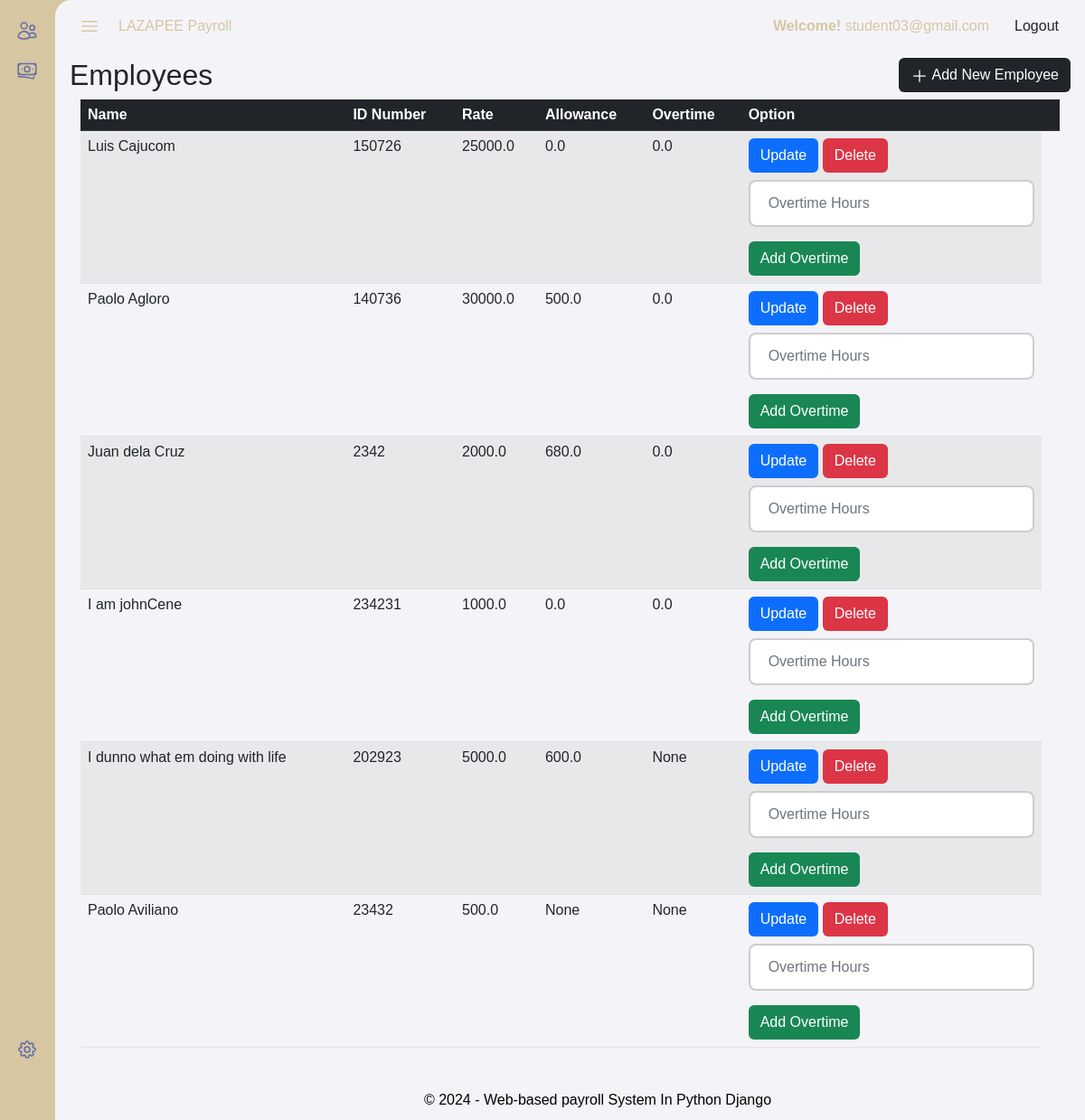
The page /view_employee/2/ on the database its author committed.
### payroll_app/models.py (models this page shows, shortened)
class Account(models.Model):
    user = models.CharField(max_length=300)
    password = models.CharField(max_length=300)

class Employee(models.Model):
    name = models.CharField(max_length=100)
    id_number = models.CharField(max_length=20)
    rate = models.FloatField()
    overtime_pay = models.FloatField(null=True, blank=True)
    allowance = models.FloatField(null=True, blank=True)

### payroll_app/views.py (the view)
# urls.py: path('view_employee/<int:pk>/', views.employee, name='employee'),
def employee(request,pk):
    global id
    d = get_object_or_404(Account, pk=pk)
    id = d.user
    e = Employee.objects.all()
    return render(request, 'Content/Employee/employee_info.html',
                  {'d': d,
                   'id':id,
                   'employee': e})

### payroll_app/templates/Content/Employee/employee_info.html
{% extends 'Framework/navbar.html' %}
{% load static %}
{% block content %}
<h2 style="float: left; ">Employees</h2>
<a  style="float: right;" href="{% url 'add_employee' id=id %}" class="btn btn-dark" style="float: left; margin-right: 30px; margin-bottom: 10px;">
    <svg style="width: 20px; "xmlns="http://www.w3.org/2000/svg" fill="none" viewBox="0 0 24 24" stroke-width="1.5" stroke="currentColor" class="w-6 h-6">
        <path stroke-linecap="round" stroke-linejoin="round" d="M12 4.5v15m7.5-7.5h-15" />
      </svg> Add New Employee </a>
<div class="container">
    <table class="table table-striped">
        <thead >
            <tr>
                <th class="table-dark" scope="col"> Name </th>
                <th class="table-dark" scope="col"> ID Number </th>
                <th class="table-dark" scope="col"> Rate </th>
                <th class="table-dark" scope="col"> Allowance </th>
                <th class="table-dark" scope="col"> Overtime </th>
                <th class="table-dark" scope="col"> Option </th>
                <th class="table-dark" scope="col"> </th>
            </tr>
        </thead>
        <tbody>
            {% for e in employee %}
            <tr>
                <td> {{ e.name }} </td>
                <td> {{ e.id_number }} </td>
                <td> {{ e.rate }} </td>
                <td> {{ e.allowance }} </td>
                <td> {{ e.overtime_pay }} </td>
                <td>
                    <a href="{%url 'update_employee'  pk=e.pk id=id %}"  class="btn btn-primary">Update</a>
                    <a href="#"  class="btn btn-danger">Delete</a>
                    <input type="text" class="form-control mb-3"  placeholder="Overtime Hours">
                    <a type="button" class="btn btn-success">Add Overtime</a>
                </td>
             </tr>
            {% endfor %}
        </tbody>
    </table>
</div>
{% endblock %}

### payroll_app/templates/Framework/navbar.html (shortened to what this page needs)
{% load static %}
<html>
  <head>
      <link rel="stylesheet" href="{% static '/bootstrap/css/custom.css' %}">
      <link rel="stylesheet" href="{% static '/bootstrap/css/bootstrap.min.css' %}">
      <link rel="stylesheet" href="{% static '/bootstrap/css/custom.css' %}">
    <link rel="stylesheet" href="{% static 'style.css' %}">
</head>
<body>
{%url 'dashboards' as dashboard%}
{% url 'supply' as supply%}
{% url 'bottles' as bottle%}
    <nav id="mySidebar" class="sidenav">
        <div class="sidebar-top">
            <a class="sidebar-nav-ext"  href="{% url 'employee'  pk=d.pk%}" onclick="handleNavClick(this)">
            </a>
            <a class="sidebar-nav-ext"  href="{% url 'payslips'  pk=d.pk%}" onclick="handleNavClick(this)">
            </a>
        </div>
        <div class="sidebar-bottom">
          <a class="sidebar-nav-ext"  href="{%url 'manage_account' pk=d.pk %}" onclick="handleNavClick(this)">
            </a>
      </div>
   </nav>
   <div id="main">
        <nav class="nav-bar">
          <div class="nav-bar-left">
              <svg class="menu-icon icon-nav" onclick="openNav()" xmlns="http://www.w3.org/2000/svg" fill="none" viewBox="0 0 24 24" stroke-width="1.5" stroke="currentColor" class="w-6 h-6">
                  <path stroke-linecap="round" stroke-linejoin="round" d="M3.75 6.75h16.5M3.75 12h16.5m-16.5 5.25h16.5" />
                </svg>
              <div class="details-heads">LAZAPEE Payroll</div>
          </div>
          <div class="nav-bar-right">
              <div class="details-heads"> <Strong>Welcome!</Strong> {{ id }}</div>
              <a  class="btn btn-paleRed" href="{% url 'Login'%}" >Logout</a>
          </div>
        </nav>
        <div class="table-bg-color">
            {% block content %}
            {% endblock %}
         </div>
    <footer class="footers">
        <div style="color: black">&copy; 2024 - Web-based payroll System In Python Django</div>
    </footer>
    </div>
  </body>
</html>

### payroll_app/static/style.css (style rules this page uses)
:root { --primary-color: #d6c6a2; --point-color: #f2bc57; --black-color: #07090d; --white-color: #F4F4F8; --error-color: #dc3545; --success-color: #198754; --primary-color-hover: #2E65F3; --font-primary: 'Arial', sans-serif; --font-secondary: 'Helvetica', sans-serif; --spacing-small: 5px; --spacing-medium: 10px; --spacing-large: 20px; --circle-color: linear-gradient(200deg, #fef2a0 0%, #c1782b 100%); }
body { margin: 0; display: block; height: 100vh; background-color: var(--primary-color); overflow: hidden; font-family: Arial, Helvetica, sans-serif }
.btn { text-decoration: none; padding: 0.375rem 0.75rem; font-size: 1rem; font-weight: 400; text-align: center; vertical-align: middle; cursor: pointer; border: 1px solid transparent; border-radius: 0.375rem; }
#main { margin-left: 61px; height: 100vh; }
.nav-bar { background-color: var(--white-color); color: var(--primary-color); max-height: 48px; border-top-left-radius: 18px; padding: 10px 16px 0 16px; display: flex; z-index: 2; position: sticky; top: 0; }
.nav-bar-left { display: flex; align-items: center; margin-right: auto; right: auto; }
.nav-bar-right { display: flex; align-items: center; }
.table-bg-color { background-color: var(--white-color); padding: 16; height: 100vh; overflow: scroll; }
.menu-icon { cursor: pointer; transition: transform 0.5s; }
.details-heads { padding: 12.5 15; padding-left: 10px; }
.sidebar-nav-ext { text-decoration: none; display: flex; color: #616CA4; }
.icon-nav { padding: 10; width: 44px; }
.sidenav { background-color: var(--primary-color); height: 100vh; position: fixed; overflow: hidden; flex-direction: column; display: flex; }
.sidebar-top { padding: 12px 8px; position: relative; margin-bottom: auto; }
.sidebar-bottom { padding: 8px 8px; position: relative; margin-top: auto; }
.footers { background-color: #F4F4F8; padding: 10 0; color: rgb(150, 150, 150); position: absolute; bottom: 0; width: 100%; text-align: center; }
.form-control { width: 100%; padding: 12px 20px; border-radius: 5px; margin-top: 8px; box-sizing: border-box; border: 2px solid #CDCDCD; background-color: white; border-radius: 8px; font-size: 16px; background-position: 10px 10px; outline: none; background-repeat: no-repeat; }

### rows shown on the page
Account: user "student03@gmail.com"
Employee: name "Luis Cajucom", id_number "150726", rate "25000.0", allowance "0.0", overtime_pay "0.0"
Employee: name "Paolo Agloro", id_number "140736", rate "30000.0", allowance "500.0", overtime_pay "0.0"
Employee: name "Juan dela Cruz", id_number "2342", rate "2000.0", allowance "680.0", overtime_pay "0.0"
Employee: name "I am johnCene", id_number "234231", rate "1000.0", allowance "0.0", overtime_pay "0.0"
Employee: name "I dunno what em doing with life", id_number "202923", rate "5000.0", allowance "600.0", overtime_pay "None"
Employee: name "Paolo Aviliano", id_number "23432", rate "500.0", allowance "None", overtime_pay "None"
